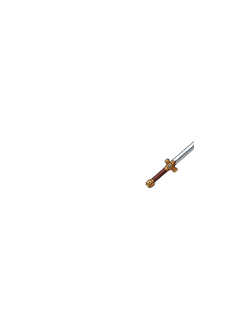
#> input picture assets/_trial_20260910/t45_hero_weapon_phaseB_C_seq323/weapon_layers/atk_right_2.png, 240 x 320 px
$ python -i draw_d_trial.py   (imports and definitions only)
#> lines starting #> are read from the running program, lines starting #| are printed output that depends on the picture
#> further down, picture is the input picture: PIL image 240x320 RGBA; mean R, G, B, A 0.8, 0.6, 0.5, 1.3
#!/usr/bin/env python3
"""Generate the seq=134 D-route zero-generation calibration package.

This file is deliberately deterministic: it reads the selected runtime body
frames, draws a neutral placeholder blade with Pillow, applies a body-fist ROI
occlusion mask, and emits native/2x triptychs plus machine-readable evidence.
It never writes runtime assets.
"""
from __future__ import annotations

import argparse
import hashlib
import json
import math
import shutil
from pathlib import Path
from typing import Any

from PIL import Image, ImageDraw, ImageFilter

W, H = 240, 320
TARGET_Y = 300

# The grip point is the centre of the original fist that is meant to hold the
# blade.  ROI polygons are deliberately tight around that fist; the mask is
# intersected with the body's real alpha rather than painted over the arm.
FRAMES: list[dict[str, Any]] = [
    {"identity": "shanzei_a", "name": "battle_idle_right.png", "id": "a_idle_right", "gripPoint": [163, 166], "angleDeg": -55.0, "layerOrder": "front", "roi": [[157, 153], [166, 153], [173, 159], [173, 169], [167, 177], [158, 177], [152, 171], [153, 161]]},
    {"identity": "shanzei_a", "name": "atk_right_2.png", "id": "a_atk_right_2", "gripPoint": [184, 137], "angleDeg": -55.0, "layerOrder": "front", "roi": [[178, 126], [188, 126], [194, 132], [192, 143], [184, 148], [176, 143], [174, 135]]},
    {"identity": "shanzei_a", "name": "battle_idle_rightup.png", "id": "a_idle_rightup", "gripPoint": [165, 164], "angleDeg": -55.0, "layerOrder": "back", "roi": [[160, 153], [170, 155], [175, 161], [173, 171], [166, 177], [158, 173], [156, 165]]},
    {"identity": "shanzei_a", "name": "walk_rightdown_1.png", "id": "a_walk_rightdown_1", "gripPoint": [172, 172], "angleDeg": -55.0, "layerOrder": "front", "roi": [[166, 159], [176, 161], [184, 168], [182, 178], [174, 184], [164, 180], [160, 172]]},
    {"identity": "shanzei_b", "name": "battle_idle_right.png", "id": "b_idle_right", "gripPoint": [164, 167], "angleDeg": -55.0, "layerOrder": "front", "roi": [[158, 155], [168, 155], [175, 161], [175, 171], [169, 179], [160, 178], [155, 170], [155, 162]]},
    {"identity": "shanzei_b", "name": "atk_right_2.png", "id": "b_atk_right_2", "gripPoint": [185, 140], "angleDeg": -55.0, "layerOrder": "front", "roi": [[177, 129], [188, 131], [194, 138], [191, 148], [181, 151], [175, 145], [174, 136]]},
    {"identity": "shanzei_b", "name": "battle_idle_rightup.png", "id": "b_idle_rightup", "gripPoint": [165, 163], "angleDeg": -55.0, "layerOrder": "back", "roi": [[160, 151], [169, 151], [175, 157], [173, 168], [166, 175], [158, 170], [156, 161]]},
    {"identity": "shanzei_b", "name": "walk_rightdown_1.png", "id": "b_walk_rightdown_1", "gripPoint": [178, 172], "angleDeg": -55.0, "layerOrder": "front", "roi": [[171, 159], [182, 161], [189, 169], [188, 178], [181, 184], [171, 182], [165, 175], [166, 166]]},
]


# [6 lines left out: function sha256, not called in this run]


def alpha_metrics(im: Image.Image) -> dict[str, Any]:
    rgba = im.convert("RGBA")
    a = rgba.getchannel("A")
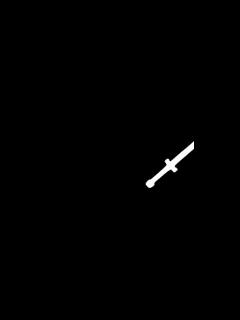
#> a: PIL image 240x320 L; min 0, max 255, mean 1.3
    extrema = a.getextrema()
#> extrema = (0, 255)
    pts = [(x, y, av) for y in range(H) for x, av in enumerate(a.crop((0, y, W, y + 1)).getdata()) if av > 32]
#> pts = 465 items, first 6: (193, 141, 116), (192, 142, 136), (193, 142, 255), (191, 143, 155), (192, 143, 255), (193, 143, 255)
    if not pts:
        raise ValueError("empty alpha>32 foreground")
    minx = min(p[0] for p in pts); miny = min(p[1] for p in pts)
#> after `minx = min((p[0] for p in pts))`: minx = 145
#> after `miny = min((p[1] for p in pts))`: miny = 141
    maxx = max(p[0] for p in pts); maxy = max(p[1] for p in pts)
#> after `maxx = max((p[0] for p in pts))`: maxx = 193
#> after `maxy = max((p[1] for p in pts))`: maxy = 187
    total = sum(p[2] for p in pts)
#> total = 100891
    cx = sum(p[0] * p[2] for p in pts) / total
#> cx = 170.2
    cy = sum(p[1] * p[2] for p in pts) / total
#> cy = 164.9
    border_nonzero = sum(a.getpixel((x, y)) > 0 for x, y in list((x, 0) for x in range(W)) + list((x, H - 1) for x in range(W)) + list((0, y) for y in range(1, H - 1)) + list((W - 1, y) for y in range(1, H - 1)))
#> border_nonzero = 0
    return {"size": [W, H], "mode": "RGBA", "alphaExtrema": list(extrema), "bboxT32": [minx, miny, maxx + 1, maxy + 1], "visualWidth": maxx - minx + 1, "visualHeight": maxy - miny + 1, "alpha32CentroidX": cx, "alpha32CentroidY": cy, "feetYExclusive": maxy + 1, "borderNonzero": border_nonzero}


# [61 lines left out: functions draw_weapon, mask_for_body, apply_occlusion, checker_bg, not called in this run]


def visible_count(im: Image.Image) -> int:
    return sum(1 for av in im.getchannel("A").getdata() if av > 32)


# [153 lines left out: functions make_panel, main, not called in this run]


# [2 lines not run here, left out]

>>> from PIL import Image
>>> picture = Image.open('../../_trial_20260910/t45_hero_weapon_phaseB_C_seq323/weapon_layers/atk_right_2.png')
>>> result = alpha_metrics(picture)
#> result = 10 items

$ run again, on assets/_trial_20260910/t45_hero_weapon_phaseB_C_seq323/weapon_layers/atk_left_2.png
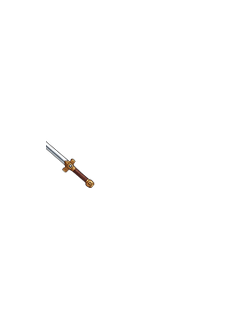
#> input picture assets/_trial_20260910/t45_hero_weapon_phaseB_C_seq323/weapon_layers/atk_left_2.png, 240 x 320 px
#> picture is the input picture: PIL image 240x320 RGBA; mean R, G, B, A 0.8, 0.6, 0.5, 1.3
#> in alpha_metrics, `a = rgba.getchannel("A")`:
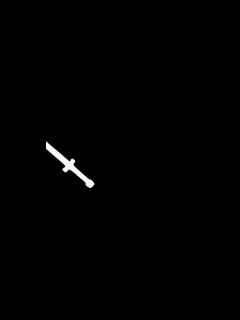
#> a: PIL image 240x320 L; min 0, max 255, mean 1.3
#> extrema = (0, 255)
#> pts = 465 items, first 6: (46, 141, 116), (46, 142, 255), (47, 142, 136), (46, 143, 255), (47, 143, 255), (48, 143, 155)
#> minx = 46
#> miny = 141
#> maxx = 94
#> maxy = 187
#> total = 100891
#> cx = 68.85
#> cy = 164.9
#> border_nonzero = 0
#> result = 10 items

$ run again, on assets/_trial_20260910/t45_hero_weapon_phaseB_C_seq323/weapon_layers/walk_right_2.png
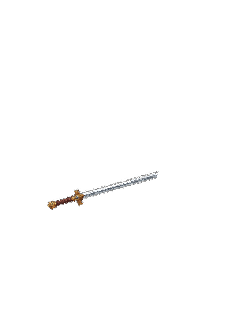
#> input picture assets/_trial_20260910/t45_hero_weapon_phaseB_C_seq323/weapon_layers/walk_right_2.png, 240 x 320 px
#> picture is the input picture: PIL image 240x320 RGBA; mean R, G, B, A 1.4, 1.3, 1.2, 2.3
#> in alpha_metrics, `a = rgba.getchannel("A")`:
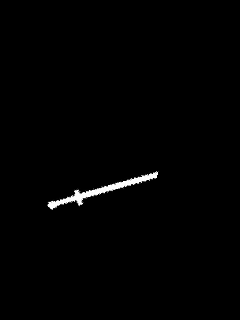
#> a: PIL image 240x320 L; min 0, max 255, mean 2.3
#> extrema = (0, 255)
#> pts = 796 items, first 6: (156, 171, 172), (158, 171, 47), (153, 172, 107), (154, 172, 81), (155, 172, 229), (156, 172, 172)
#> minx = 47
#> miny = 171
#> maxx = 158
#> maxy = 209
#> total = 173363
#> cx = 100.7
#> cy = 190.2
#> border_nonzero = 0
#> result = 10 items
